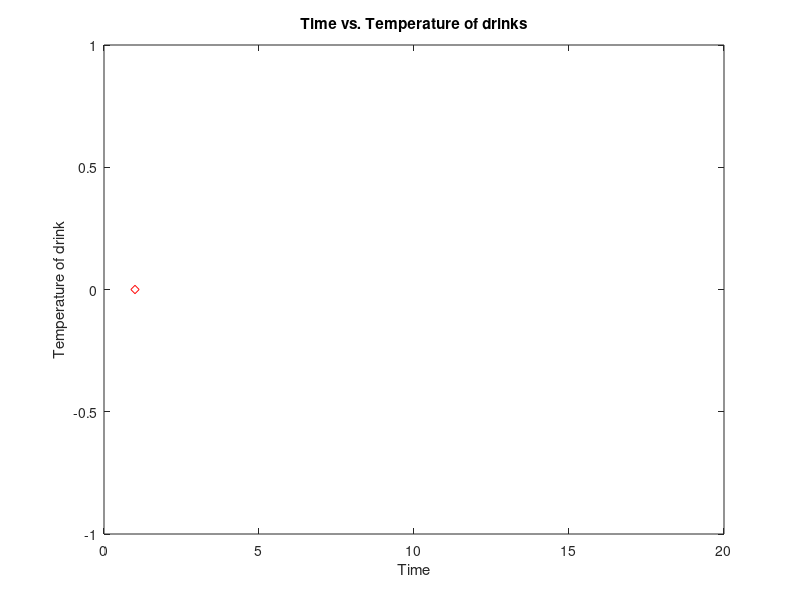

MATLAB code for this plot:
%% Assignment day 3 Drinks and Heat Transfer Analysis
% Nolan Anderson
% ENG 101
% 1/16/19

%% Qeustions

temp_drinks = input('What is the temperature of the drinks right now? ')
temp_fridge = input('What is the temperature of the fridge? ')
temp_drinkable = input('What temperature would you like the drinks to be? ')


%% Time calculation
% Tc = Tr+(Ti-Tr)e^(-kt)
% k = .35
% Tc = final temp
% Tr = temp of surroundings
% Ti = starting temp
% k = cooling constant
% t = time
% Variable k:
k = -.35
%% Calculating time to cool
timestep1 = ((temp_drinkable) - (temp_fridge))/(temp_drinks - temp_fridge) % 'Time' before taking the natural log
timestep2 = log(timestep1) % 'Time' after taking natural log
timefinal = timestep2/k    % Final time after dividing by constant k. First two steps were working through the equation.

%% Output for final time

fprintf('It should take around %f minutes for your drinks to cool from %g degrees F to %x degrees F.', timefinal, temp_drinks, temp_drinkable)

%% Vector for time

time_vector = linspace(0,2.*timefinal,20);
plot(time_vector, 'rd')

title('Time vs. Temperature of drinks')
xlabel('Time')
ylabel('Temperature of drink')

